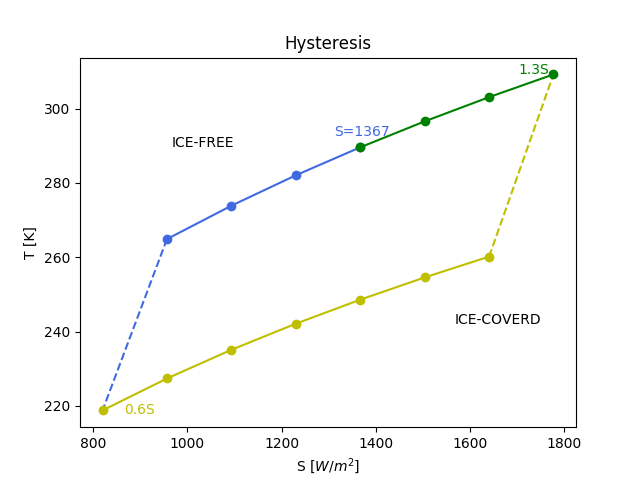

This figure's Python source:
#!/usr/bin/env python3
# -*- coding: utf-8 -*-

import numpy as np
from matplotlib import pyplot as plt
import sys

# パラメータ設定
pi = np.arctan(1.0)*4.0
cp = 1000.
sorg = 1367.
rho = 1.2
h = 8300.
e = 0.6
sig = 5.67e-8
dt = 2592000
dm = 1.0

# 配列作成
T = np.array([0.]*2000)
T[0] = 289.58
Tn = np.array([0.]*15)
sn = np.array([sorg]*15)

## Runge-kutta のサブルーチン
j = np.array([0.]*2000)
k = 0

def RK(i, s):
    n = 0 + i*50
    while n <= 49 + i*50:
        # アルベドの違い
        if ( T[n] - 273.15 > -10 ):
            a = 0.30
        else:
            a = 0.62

        #print(a)
        # 計算中身
        k1 = (s*(1-a))/(4*cp*rho*h)-(e*sig*(T[n])**4)/(cp*rho*h)
        k2 = (s*(1-a))/(4*cp*rho*h)-(e*sig*(T[n]+(dt*dm*k1/2))**4)/(cp*rho*h)
        k3 = (s*(1-a))/(4*cp*rho*h)-(e*sig*(T[n]+(dt*dm*k2/2))**4)/(cp*rho*h)
        k4 = (s*(1-a))/(4*cp*rho*h)-(e*sig*(T[n]+(dt*dm*k3))**4)/(cp*rho*h)
        
        T[n+1] = T[n] + (dt*dm/6)*(k1+2*(k2+k3)+k4)
        
        j[n+1] = j[n] + 1
        n = n + 1

    ### for figure
    Tn[i] = T[n]
    sn[i] = s

i = 0
k = -1
while i <= 14:
    if ( i == 0 ):
        s = sorg
        RK(i, s)
    elif ( i <= 3 ):
        s = sorg*(1.0 + k*0.1)
        print(1.0 + k*0.1)
        RK(i, s)
        k = k - 1
    elif ( i <= 10 ):
        s = sorg * (1.0 + k*0.1)
        print(1.0 + k*0.1)
        RK(i, s)
        k = k + 1
    else:
        s = sorg * (1.0 + k*0.1)
        print(1.0 + k*0.1)
        RK(i, s)
        k = k - 1
    i = i + 1

plt.plot(sn[0:4], Tn[0:4], marker="o", color="royalblue")
plt.plot(sn[3:5], Tn[3:5], color="royalblue", linestyle="dashed")
plt.plot(sn[4:11],Tn[4:11], marker="o", color="y")
plt.plot(sn[10:12], Tn[10:12], color="y", linestyle="dashed")
plt.plot(sn[11:15],Tn[11:15], marker="o", color="g")
plt.xlabel("S [${W/m^2}$]")
plt.ylabel("T [K]")
plt.text(sn[0]-55, Tn[0]+3, "S=1367", color="royalblue")
plt.text(sn[4]+45, Tn[4]-1, "0.6S", color="y")
plt.text(sn[11]-75, Tn[11], "1.3S", color="g")
plt.text(sn[0]-400, Tn[0], "ICE-FREE")
plt.text(sn[0]+200, Tn[7], "ICE-COVERD")
plt.title("Hysteresis")
plt.show()
#plt.savefig("kadai9c_2.png")
